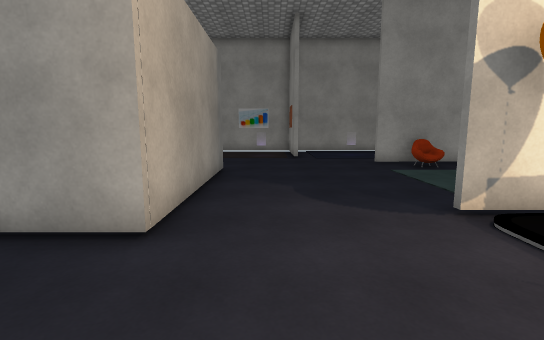
[1] (above)

21 first-person views from a walk through a 3-D level made in the Unity game engine. The camera is 1.4 m above the floor, tilts 8° down and sees 85° across. The floor is counted in squares, 1 m on a side. Each view is taken from the middle of a square. On the plan, view 1 faces up. The plan holds only what a view shows up to about 14 squares ahead; the rest is blank. The player is left out. Some surface patterns are stand-ins.

[2]
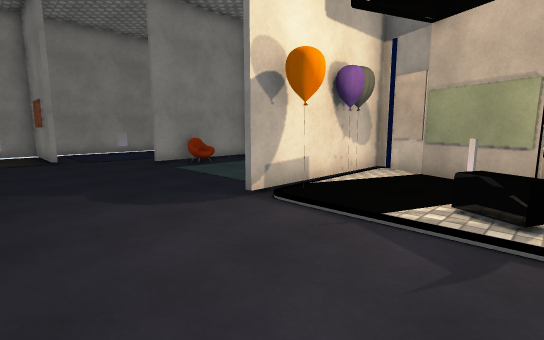

[3]
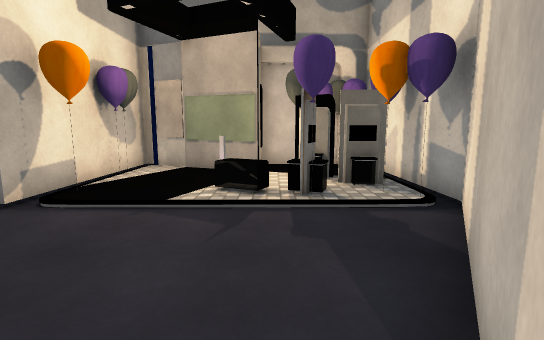

[4]
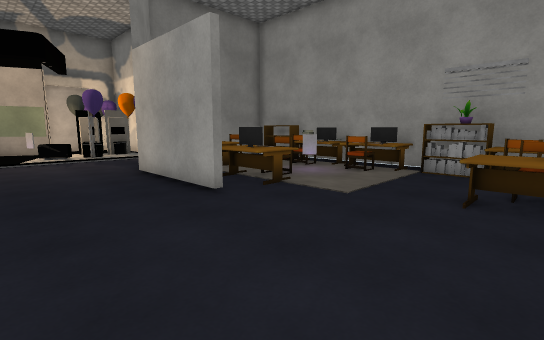

[5]
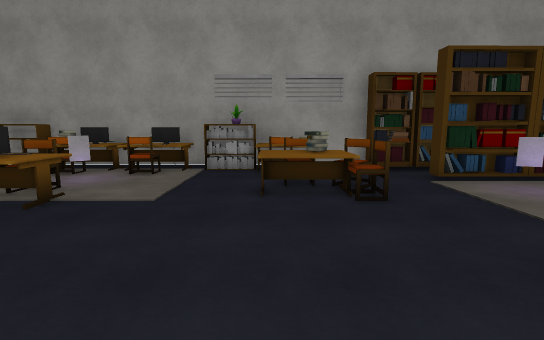

[6]
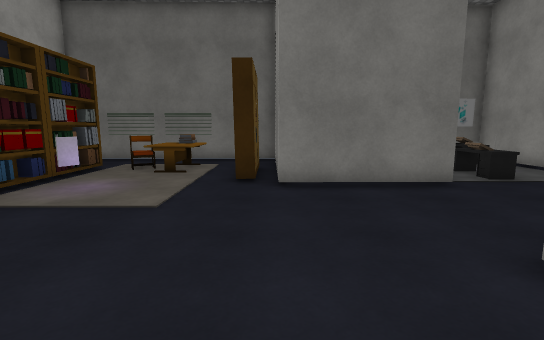

[7]
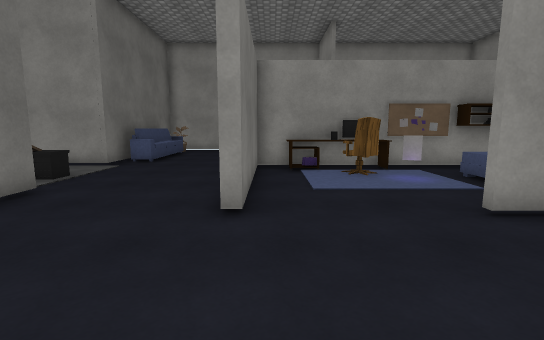

[8]
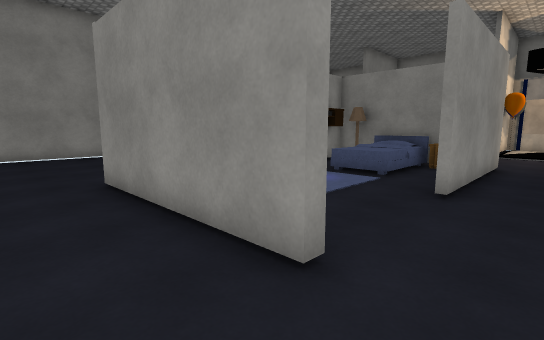

[9]
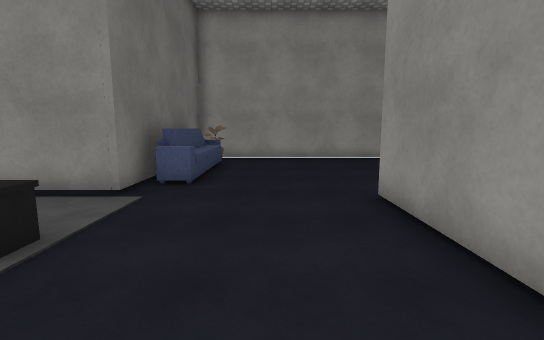

[10]
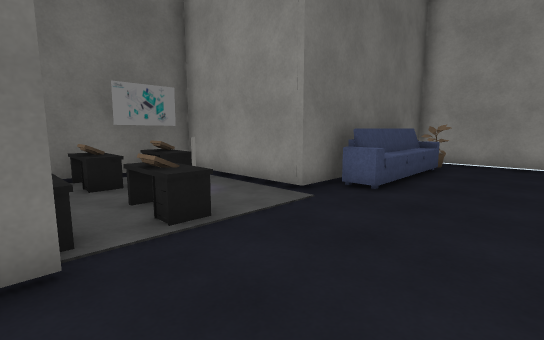

[11]
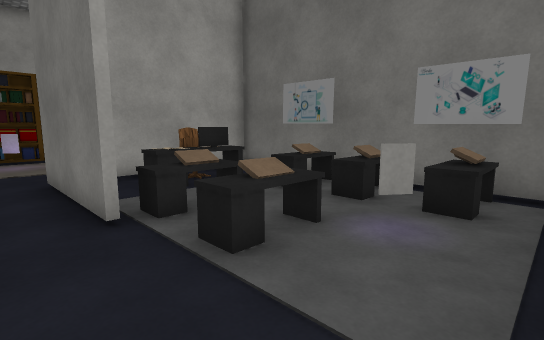

[12]
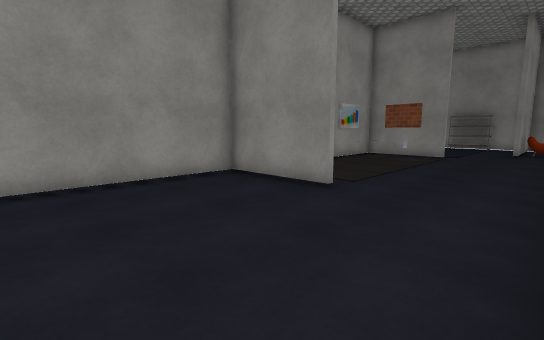

[13]
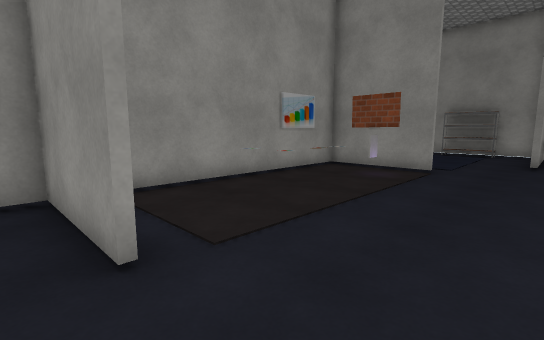

[14]
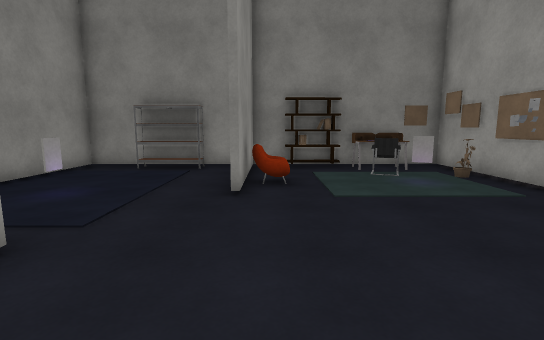

[15]
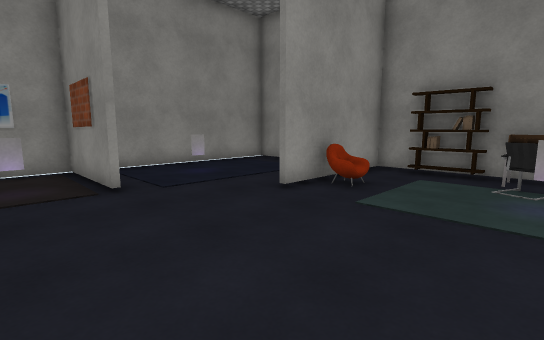

[16]
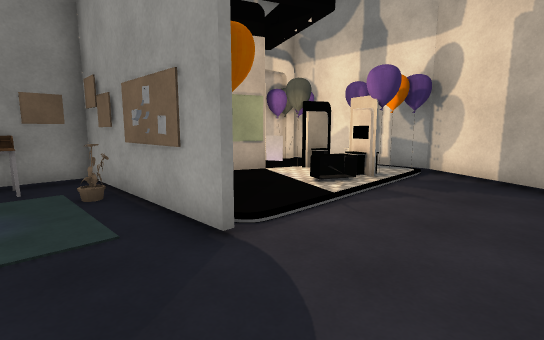

[17]
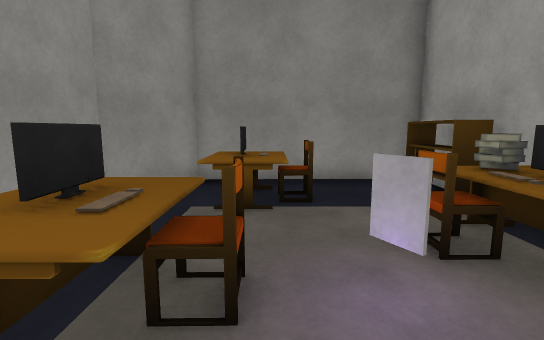

[18]
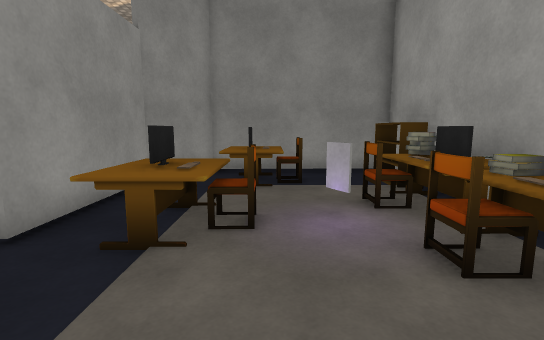

[19]
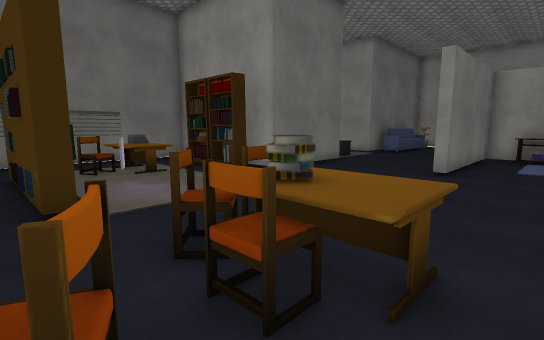

[20]
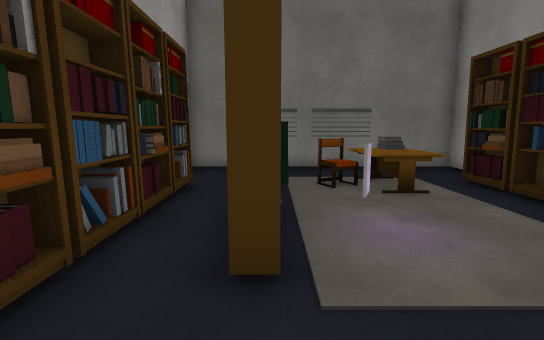

[21]
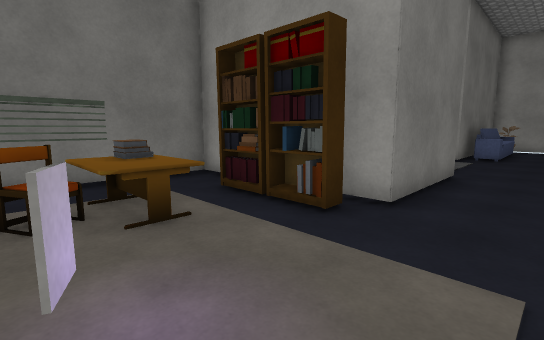

### Floor plan
Key: @ floor where view 1 was taken; # wall or solid block; x gap in a wall; . floor; A armchair; C carpet; T table; H chair; B bookshelf; E TV; S desk; F sofa; G bed; R drawers; L shelf; O other object.
Columns run from 22 left of view 1 to 9 right of it. Each row starts with its distance up from view 1.
 18      ###########################
 17      #........#        #.     .#
 16      FF.......#.  C    #.     .#
 15      FF.......#.  CCCCC#.     L#
 14      #F.......#...............LL
 13      #F........................#
 12      #F....................#####
 11   ...#F....................AA..#
 10 #####.....###########..........O
  9 #ES  .....#.CCOC..TTO......   .O
  8 #SSCS.....#..HH..GG #......  CS#
  7 #ESSEE....#..  C.GGG#......  CS#
  6 #SSCSS....#......GGG#..........#
  5 #ESCES#...#........RR.....#OO###
  4 # SSS #...#....######.....O OOO#
  3 #   ###...................    O
  2 # HH  #...................    O
  1 ####OO#...................OOxO
  0 #.OO O................@...O  OO#
 -1 #................######...O OO.#
 -2 #.TTT   ........TTT.. ##..OO  OO
 -3 #.THT   ..HTT...TOTCTTT###OOO###
 -4 #..H    ..HTH... HHCT T# ######
 -5 #..BBBBB...H...  # CCH #
 -6 #..........HH..THTHHC. #
 -7 #..OOOOOOO.TTOB OTOTBB#
 -8 #   ###################

Where each view was taken, in squares from view 1:
view 1: 0 up, 0 right, facing up
view 2: 0 up, 1 left, facing up-right
view 3: 0 up, 2 left, facing right
view 4: 3 up, 11 left, facing down-right
view 5: 3 up, 10 left, facing down
view 6: 1 up, 9 left, facing left
view 7: 1 down, 11 left, facing up
view 8: 2 up, 14 left, facing up-right
view 9: 4 up, 14 left, facing up
view 10: 5 up, 13 left, facing up-left
view 11: 10 up, 15 left, facing down-left
view 12: 10 up, 14 left, facing up-right
view 13: 11 up, 9 left, facing up-right
view 14: 11 up, 2 left, facing right
view 15: 7 up, 1 left, facing up-right
view 16: 7 up, 0 right, facing down-right
view 17: 4 down, 7 left, facing right
view 18: 4 down, 9 left, facing right
view 19: 6 down, 9 left, facing up-left
view 20: 5 down, 12 left, facing left
view 21: 4 down, 14 left, facing up-left
